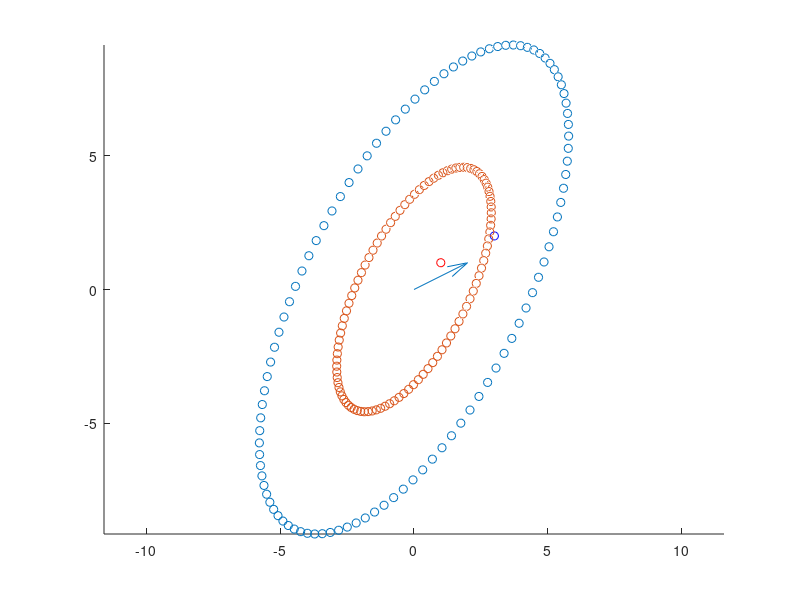

The MATLAB source for this figure:
point_a = [1 1 1];
point_b = [3 2 2];
r = 10;
r2 = r/2;

resol = 100;

dir = point_b - point_a;
l = sqrt(dir(1)^2 + dir(2)^2 + dir(3)^2); 
% l = norm(dir);
dir_n = dir./l;

step = 2*pi/resol;
theta = 0:step:2*pi-step;

x2d = r*cos(theta);
y2d = r*sin(theta);
p3d = [x2d' y2d' zeros(resol,1)];
% plot(y,x)


ph_dir = acos(dir(3)/l);
if ph_dir == 0 || ph_dir == pi
    th_dir = 0;
else
    th_dir = atan(dir(2)/dir(1));
end



% rotX = [1 0 0; 0 cos(ph_dir) -sin(ph_dir); 0 sin(ph_dir) cos(ph_dir)];
rotY =[cos(ph_dir) 0 sin(ph_dir); 0 1 0; -sin(ph_dir) 0 cos(ph_dir)];
rotZ = [cos(th_dir) -sin(th_dir) 0; sin(th_dir) cos(th_dir) 0; 0 0 1];
rotT = rotY*rotZ;

p3dR = p3d*rotT; 
p3dRhalf = p3dR.*0.5;

% p3dR = p3dR+point_a;
% p3dRhalf = p3dRhalf+point_a + dir;


figure(1)
hold on
axis equal
quiver3(0,0,0,dir_n(1),dir_n(2),dir_n(3),l)
plot3(point_a(1),point_a(2),point_a(3),'ro')
plot3(point_b(1),point_b(2),point_b(3),'bo')
% scatter3(p3d(:,1),p3d(:,2),p3d(:,3),'r.')
scatter3(p3dR(:,1),p3dR(:,2),p3dR(:,3),'b.')
scatter3(p3dRhalf(:,1),p3dRhalf(:,2),p3dRhalf(:,3),'r.')

function [a,b] = cone_points(point_a,point_b,r)
resol = 10;

dir = point_b - point_a;
l = norm(dir);
dir_n = dir./l;

step = 2*pi/resol;
theta = 0:step:2*pi-step;

x2da = r*cos(theta);
y2da = r*sin(theta);
p3d = [x2da' y2da' zeros(resol,1)];


ph_dir = acos(dir(3)/l);
if ph_dir == 0 || ph_dir == pi
    th_dir = 0;
else
    th_dir = atan(dir(2)/dir(1));
end

rotY =[cos(ph_dir) 0 sin(ph_dir); 0 1 0; -sin(ph_dir) 0 cos(ph_dir)];
rotZ = [cos(th_dir) -sin(th_dir) 0; sin(th_dir) cos(th_dir) 0; 0 0 1];
rotT = rotZ*rotY;

p3dR = p3d*rotT; 
p3dRhalf = p3dR.*0.5;
end